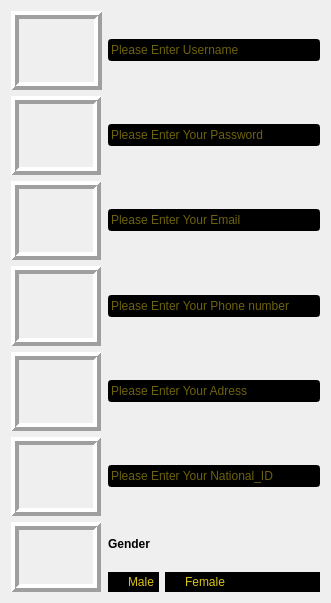
            <widget class="QWidget" name="widget_2">
             <property name="geometry">
              <rect>
               <x>0</x>
               <y>0</y>
               <width>331</width>
               <height>603</height>
              </rect>
             </property>
             <attribute name="label">
              <string>Guest Information</string>
             </attribute>
             <layout class="QGridLayout" name="gridLayout_10">
              <item row="0" column="0">
               <layout class="QGridLayout" name="gridLayout_14">
                <item row="0" column="1" colspan="2">
                 <widget class="QLineEdit" name="lineEdit_7">
                  <property name="font">
                   <font>
                    <pointsize>9</pointsize>
                   </font>
                  </property>
                  <property name="styleSheet">
                   <string notr="true">background-color: rgb(0, 0, 0);
color: rgb(217, 195, 23);</string>
                  </property>
                  <property name="text">
                   <string/>
                  </property>
                  <property name="placeholderText">
                   <string>Please Enter Username</string>
                  </property>
                 </widget>
                </item>
                <item row="1" column="1" colspan="2">
                 <widget class="QLineEdit" name="lineEdit_8">
                  <property name="font">
                   <font>
                    <pointsize>9</pointsize>
                   </font>
                  </property>
                  <property name="styleSheet">
                   <string notr="true">background-color: rgb(0, 0, 0);
color: rgb(217, 195, 23);</string>
                  </property>
                  <property name="text">
                   <string/>
                  </property>
                  <property name="placeholderText">
                   <string>Please Enter Your Password</string>
                  </property>
                 </widget>
                </item>
                <item row="2" column="0">
                 <widget class="QLabel" name="label_14">
                  <property name="sizePolicy">
                   <sizepolicy hsizetype="Preferred" vsizetype="Expanding">
                    <horstretch>0</horstretch>
                    <verstretch>0</verstretch>
                   </sizepolicy>
                  </property>
                  <property name="minimumSize">
                   <size>
                    <width>0</width>
                    <height>70</height>
                   </size>
                  </property>
                  <property name="maximumSize">
                   <size>
                    <width>90</width>
                    <height>16777215</height>
                   </size>
                  </property>
                  <property name="styleSheet">
                   <string notr="true">border-image: url(:/newPrefix/neven_qrc/email.png);</string>
                  </property>
                  <property name="frameShape">
                   <enum>QFrame::Box</enum>
                  </property>
                  <property name="frameShadow">
                   <enum>QFrame::Raised</enum>
                  </property>
                  <property name="lineWidth">
                   <number>4</number>
                  </property>
                  <property name="text">
                   <string/>
                  </property>
                  <property name="pixmap">
                   <pixmap>:/newPrefix/images/email.png</pixmap>
                  </property>
                  <property name="scaledContents">
                   <bool>true</bool>
                  </property>
                 </widget>
                </item>
                <item row="0" column="0">
                 <widget class="QLabel" name="label_15">
                  <property name="sizePolicy">
                   <sizepolicy hsizetype="Preferred" vsizetype="Expanding">
                    <horstretch>0</horstretch>
                    <verstretch>0</verstretch>
                   </sizepolicy>
                  </property>
                  <property name="minimumSize">
                   <size>
                    <width>91</width>
                    <height>70</height>
                   </size>
                  </property>
                  <property name="maximumSize">
                   <size>
                    <width>90</width>
                    <height>16777215</height>
                   </size>
                  </property>
                  <property name="styleSheet">
                   <string notr="true">border-image: url(:/newPrefix/neven_qrc/username.png);</string>
                  </property>
                  <property name="frameShape">
                   <enum>QFrame::Box</enum>
                  </property>
                  <property name="frameShadow">
                   <enum>QFrame::Raised</enum>
                  </property>
                  <property name="lineWidth">
                   <number>4</number>
                  </property>
                  <property name="text">
                   <string/>
                  </property>
                  <property name="pixmap">
                   <pixmap>:/newPrefix/images/username.png</pixmap>
                  </property>
                  <property name="scaledContents">
                   <bool>true</bool>
                  </property>
                 </widget>
                </item>
                <item row="3" column="0">
                 <widget class="QLabel" name="label_16">
                  <property name="sizePolicy">
                   <sizepolicy hsizetype="Preferred" vsizetype="Expanding">
                    <horstretch>0</horstretch>
                    <verstretch>0</verstretch>
                   </sizepolicy>
                  </property>
                  <property name="minimumSize">
                   <size>
                    <width>0</width>
                    <height>70</height>
                   </size>
                  </property>
                  <property name="maximumSize">
                   <size>
                    <width>90</width>
                    <height>16777215</height>
                   </size>
                  </property>
                  <property name="styleSheet">
                   <string notr="true">border-image: url(:/newPrefix/neven_qrc/mobile.png);</string>
                  </property>
                  <property name="frameShape">
                   <enum>QFrame::Box</enum>
                  </property>
                  <property name="frameShadow">
                   <enum>QFrame::Raised</enum>
                  </property>
                  <property name="lineWidth">
                   <number>4</number>
                  </property>
                  <property name="text">
                   <string/>
                  </property>
                  <property name="pixmap">
                   <pixmap>:/newPrefix/images/mobile.png</pixmap>
                  </property>
                  <property name="scaledContents">
                   <bool>true</bool>
                  </property>
                 </widget>
                </item>
                <item row="4" column="1" colspan="2">
                 <widget class="QLineEdit" name="lineEdit_9">
                  <property name="font">
                   <font>
                    <pointsize>9</pointsize>
                   </font>
                  </property>
                  <property name="styleSheet">
                   <string notr="true">background-color: rgb(0, 0, 0);
color: rgb(217, 195, 23);</string>
                  </property>
                  <property name="text">
                   <string/>
                  </property>
                  <property name="placeholderText">
                   <string>Please Enter Your Adress</string>
                  </property>
                 </widget>
                </item>
                <item row="5" column="1" colspan="2">
                 <widget class="QLineEdit" name="lineEdit_10">
                  <property name="font">
                   <font>
                    <pointsize>9</pointsize>
                   </font>
                  </property>
                  <property name="styleSheet">
                   <string notr="true">background-color: rgb(0, 0, 0);
color: rgb(217, 195, 23);</string>
                  </property>
                  <property name="text">
                   <string/>
                  </property>
                  <property name="placeholderText">
                   <string>Please Enter Your National_ID</string>
                  </property>
                 </widget>
                </item>
                <item row="2" column="1" colspan="2">
                 <widget class="QLineEdit" name="lineEdit_11">
                  <property name="font">
                   <font>
                    <pointsize>9</pointsize>
                   </font>
                  </property>
                  <property name="styleSheet">
                   <string notr="true">background-color: rgb(0, 0, 0);
color: rgb(217, 195, 23);</string>
                  </property>
                  <property name="text">
                   <string/>
                  </property>
                  <property name="placeholderText">
                   <string>Please Enter Your Email</string>
                  </property>
                 </widget>
                </item>
                <item row="1" column="0">
                 <widget class="QLabel" name="label_21">
                  <property name="sizePolicy">
                   <sizepolicy hsizetype="Preferred" vsizetype="Expanding">
                    <horstretch>0</horstretch>
                    <verstretch>0</verstretch>
                   </sizepolicy>
                  </property>
                  <property name="minimumSize">
                   <size>
                    <width>0</width>
                    <height>70</height>
                   </size>
                  </property>
                  <property name="maximumSize">
                   <size>
                    <width>90</width>
                    <height>16777215</height>
                   </size>
                  </property>
                  <property name="styleSheet">
                   <string notr="true">border-image: url(:/newPrefix/neven_qrc/password.png);</string>
                  </property>
                  <property name="frameShape">
                   <enum>QFrame::Box</enum>
                  </property>
                  <property name="frameShadow">
                   <enum>QFrame::Raised</enum>
                  </property>
                  <property name="lineWidth">
                   <number>4</number>
                  </property>
                  <property name="text">
                   <string/>
                  </property>
                  <property name="pixmap">
                   <pixmap>:/newPrefix/images/password.png</pixmap>
                  </property>
                  <property name="scaledContents">
                   <bool>true</bool>
                  </property>
                 </widget>
                </item>
                <item row="4" column="0">
                 <widget class="QLabel" name="label_22">
                  <property name="sizePolicy">
                   <sizepolicy hsizetype="Preferred" vsizetype="Expanding">
                    <horstretch>0</horstretch>
                    <verstretch>0</verstretch>
                   </sizepolicy>
                  </property>
                  <property name="minimumSize">
                   <size>
                    <width>0</width>
                    <height>70</height>
                   </size>
                  </property>
                  <property name="maximumSize">
                   <size>
                    <width>90</width>
                    <height>16777215</height>
                   </size>
                  </property>
                  <property name="styleSheet">
                   <string notr="true">border-image: url(:/newPrefix/neven_qrc/add.png);</string>
                  </property>
                  <property name="frameShape">
                   <enum>QFrame::Box</enum>
                  </property>
                  <property name="frameShadow">
                   <enum>QFrame::Raised</enum>
                  </property>
                  <property name="lineWidth">
                   <number>4</number>
                  </property>
                  <property name="text">
                   <string/>
                  </property>
                  <property name="pixmap">
                   <pixmap>:/newPrefix/images/add.png</pixmap>
                  </property>
                  <property name="scaledContents">
                   <bool>true</bool>
                  </property>
                 </widget>
                </item>
                <item row="7" column="1">
                 <widget class="QRadioButton" name="radioButton_7">
                  <property name="font">
                   <font>
                    <pointsize>9</pointsize>
                   </font>
                  </property>
                  <property name="styleSheet">
                   <string notr="true">background-color: rgb(0, 0, 0);
color: rgb(217, 195, 23);</string>
                  </property>
                  <property name="text">
                   <string>Male</string>
                  </property>
                 </widget>
                </item>
                <item row="3" column="1" colspan="2">
                 <widget class="QLineEdit" name="lineEdit_12">
                  <property name="font">
                   <font>
                    <pointsize>9</pointsize>
                   </font>
                  </property>
                  <property name="styleSheet">
                   <string notr="true">background-color: rgb(0, 0, 0);
color: rgb(217, 195, 23);</string>
                  </property>
                  <property name="text">
                   <string/>
                  </property>
                  <property name="placeholderText">
                   <string>Please Enter Your Phone number</string>
                  </property>
                 </widget>
                </item>
                <item row="5" column="0">
                 <widget class="QLabel" name="label_25">
                  <property name="sizePolicy">
                   <sizepolicy hsizetype="Preferred" vsizetype="Expanding">
                    <horstretch>0</horstretch>
                    <verstretch>0</verstretch>
                   </sizepolicy>
                  </property>
                  <property name="minimumSize">
                   <size>
                    <width>0</width>
                    <height>70</height>
                   </size>
                  </property>
                  <property name="maximumSize">
                   <size>
                    <width>90</width>
                    <height>16777215</height>
                   </size>
                  </property>
                  <property name="styleSheet">
                   <string notr="true">border-image: url(:/newPrefix/neven_qrc/id.png);</string>
                  </property>
                  <property name="frameShape">
                   <enum>QFrame::Box</enum>
                  </property>
                  <property name="frameShadow">
                   <enum>QFrame::Raised</enum>
                  </property>
                  <property name="lineWidth">
                   <number>4</number>
                  </property>
                  <property name="text">
                   <string/>
                  </property>
                  <property name="pixmap">
                   <pixmap>:/newPrefix/images/id.png</pixmap>
                  </property>
                  <property name="scaledContents">
                   <bool>true</bool>
                  </property>
                 </widget>
                </item>
                <item row="7" column="2">
                 <widget class="QRadioButton" name="radioButton_3">
                  <property name="font">
                   <font>
                    <pointsize>9</pointsize>
                   </font>
                  </property>
                  <property name="styleSheet">
                   <string notr="true">background-color: rgb(0, 0, 0);
color: rgb(217, 195, 23);</string>
                  </property>
                  <property name="text">
                   <string>Female</string>
                  </property>
                 </widget>
                </item>
                <item row="6" column="1">
                 <widget class="QLabel" name="label_26">
                  <property name="sizePolicy">
                   <sizepolicy hsizetype="Fixed" vsizetype="Preferred">
                    <horstretch>0</horstretch>
                    <verstretch>0</verstretch>
                   </sizepolicy>
                  </property>
                  <property name="font">
                   <font>
                    <pointsize>9</pointsize>
                    <weight>75</weight>
                    <italic>false</italic>
                    <bold>true</bold>
                   </font>
                  </property>
                  <property name="text">
                   <string>Gender</string>
                  </property>
                 </widget>
                </item>
                <item row="6" column="0" rowspan="2">
                 <widget class="QLabel" name="label_27">
                  <property name="sizePolicy">
                   <sizepolicy hsizetype="Preferred" vsizetype="Expanding">
                    <horstretch>0</horstretch>
                    <verstretch>0</verstretch>
                   </sizepolicy>
                  </property>
                  <property name="minimumSize">
                   <size>
                    <width>0</width>
                    <height>70</height>
                   </size>
                  </property>
                  <property name="maximumSize">
                   <size>
                    <width>90</width>
                    <height>16777215</height>
                   </size>
                  </property>
                  <property name="styleSheet">
                   <string notr="true">border-image: url(:/newPrefix/neven_qrc/gender.png);</string>
                  </property>
                  <property name="frameShape">
                   <enum>QFrame::Box</enum>
                  </property>
                  <property name="frameShadow">
                   <enum>QFrame::Raised</enum>
                  </property>
                  <property name="lineWidth">
                   <number>4</number>
                  </property>
                  <property name="text">
                   <string/>
                  </property>
                  <property name="pixmap">
                   <pixmap>:/newPrefix/images/gender.png</pixmap>
                  </property>
                  <property name="scaledContents">
                   <bool>true</bool>
                  </property>
                 </widget>
                </item>
               </layout>
              </item>
             </layout>
            </widget>
